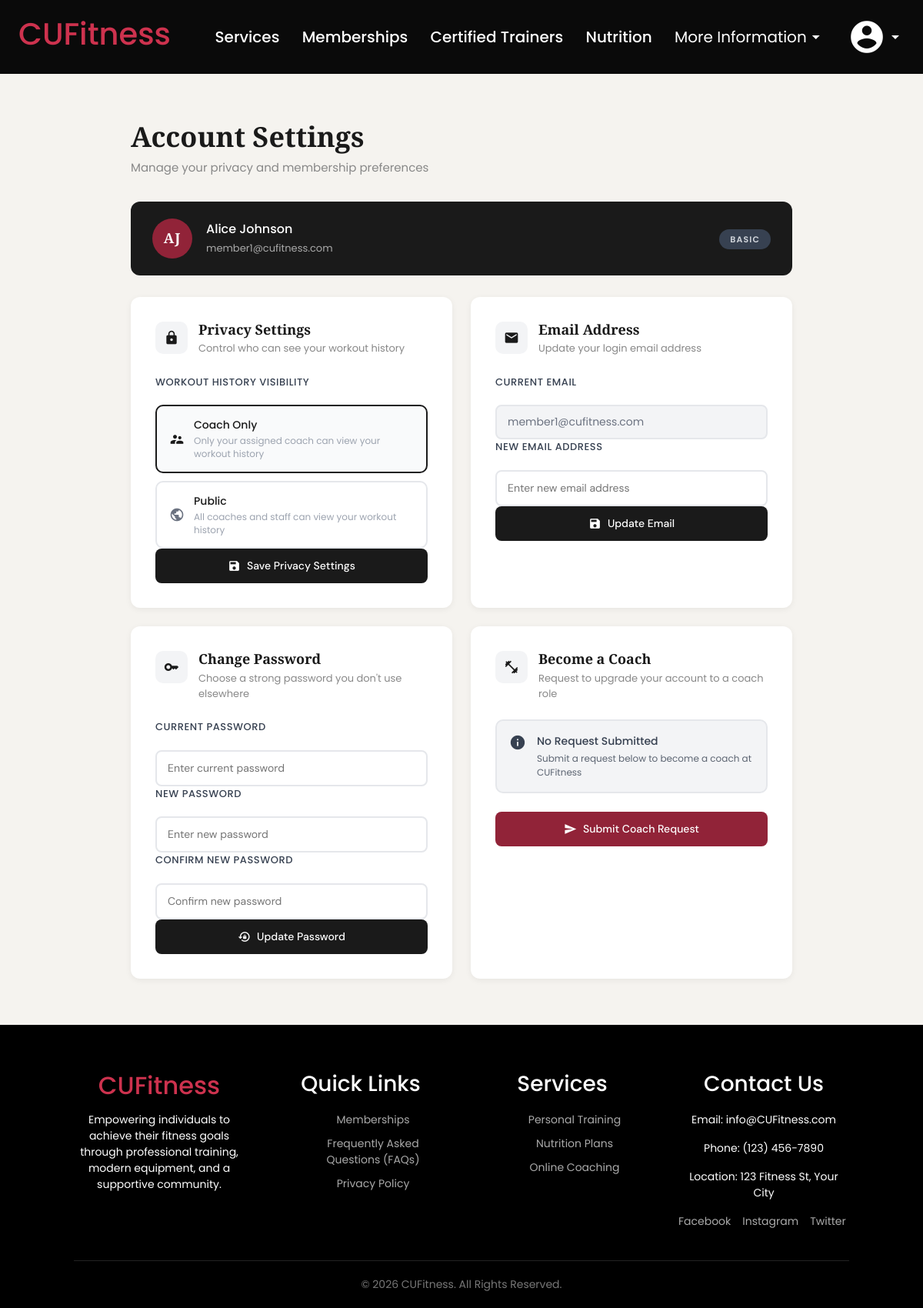
The app's page /user_settings/ (signed in), older data.
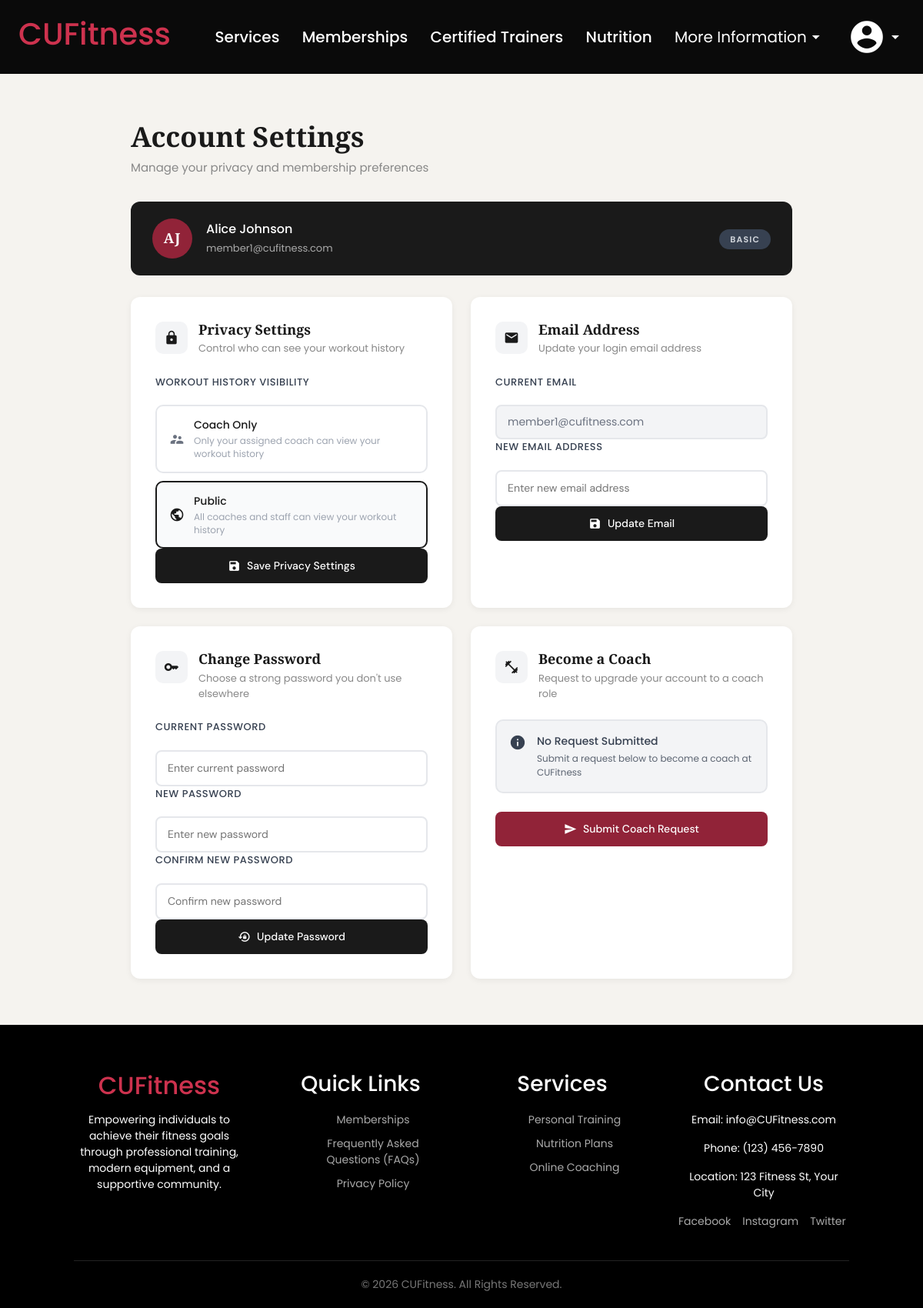
The same page, newer data.
### CUFitness/views.py (the view, shortened to what this page needs)
# urls.py: path('user_settings/', views.user_settings, name='settings'),
@login_required(login_url='login')
@user_passes_test(lambda user: is_member(user) or is_coach(user))
def user_settings(request):
    privacy_form = PrivacySettingsForm(instance=request.user)
    email_form = UpdateEmailForm(instance=request.user)
    password_form = UpdatePasswordForm(user=request.user)
    context = {
        'privacy_form': privacy_form,
        'email_form': email_form,
        'password_form': password_form,
        'coach_request_status': request.user.coach_request_status,
    }
    return render(request, 'CUFitness/user_profile/settings.html', context)

### CUFitness/forms.py (shortened to what this page needs)
class PrivacySettingsForm(forms.ModelForm):
    class Meta:
        model = CustomUser
        fields = ['workout_visibility']

class UpdateEmailForm(forms.ModelForm):
    class Meta:
        model = CustomUser
        fields = ['email']

### CUFitness/views.py (called while the page is built)
def is_member(user):
    return user.is_authenticated and user.role == 'MEMBER'

### CUFitness/templates/CUFitness/user_profile/settings.html (shortened to what the changed rows need)
{% extends 'CUFitness/base.html' %}
{% load static %}
{% block extra_styles %}
<link rel="stylesheet" href="{% static 'settings.css' %}">
{% endblock %}
{% block content %}
<div class="settings-page">
    <div class="settings-wrapper">
        <div class="settings-header">
            <h1 class="settings-title">Account Settings</h1>
        </div>
        <div class="settings-grid">
            <div class="settings-card">
                <div class="card-header">
                    <div>
                        <h2 class="card-title">Privacy Settings</h2>
                    </div>
                </div>
                <form method="POST">
                    <div class="form-group">
                        <div class="radio-group">
                            <label class="radio-option {% if request.user.workout_visibility == 'COACH_ONLY' %}selected{% endif %}">
                                <div class="radio-content">
                                    <span class="material-icons radio-icon">supervisor_account</span>
                                    <div>
                                        <span class="radio-title">Coach Only</span>
                                        <span class="radio-desc">Only your assigned coach can view your workout history</span>
                                    </div>
                                </div>
                            </label>
                            <label class="radio-option {% if request.user.workout_visibility == 'PUBLIC' %}selected{% endif %}">
                                <div class="radio-content">
                                    <span class="material-icons radio-icon">public</span>
                                    <div>
                                        <span class="radio-title">Public</span>
                                        <span class="radio-desc">All coaches and staff can view your workout history</span>
                                    </div>
                                </div>
                            </label>
                        </div>
                    </div>
                </form>
            </div>
            <div class="settings-card">
                <div class="card-header">
                    <div>
                        <h2 class="card-title">Email Address</h2>
                    </div>
                </div>
                </div>
                <div class="settings-card">
                <div class="card-header">
                    <div>
                        <h2 class="card-title">Change Password</h2>
                    </div>
                </div>
            </div>
            {% if request.user.role == "MEMBER" %}
            <div class="settings-card">
                <div class="card-header">
                    <div>
                        <h2 class="card-title">Become a Coach</h2>
                    </div>
                </div>
            </div>
            {% endif %}
        </div>
    </div>
</div>
{% endblock %}

Row changes from the older to the newer data that the page shows:
changed CustomUser "Alice": workout_visibility "COACH_ONLY" → "PUBLIC" (drawn)
